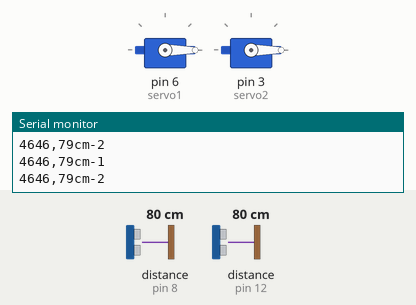
Recording of a sketch running on a simulated Arduino Uno, built with avr-gcc and run on an emulated ATmega328P. Shown: 2 × servo, the last lines printed to the serial monitor. Wiring (inferred from the names in the program): 2 × ultrasonic range finder: trigger pin 10, echo pin 8 / trigger pin 11, echo pin 12. The inputs (shaded band) are chosen by the test bench; at power-on: distance to the obstacle (sensors on pin 12, pin 8) 80 cm. The echo pulse lasts 58.3 µs per cm.

Above: at 2.3 s.
2.4 s: distance to the obstacle (sensor on pin 12) set to 55 cm
3.9 s: distance to the obstacle (sensor on pin 12) set to 46 cm
At 6.0 s:
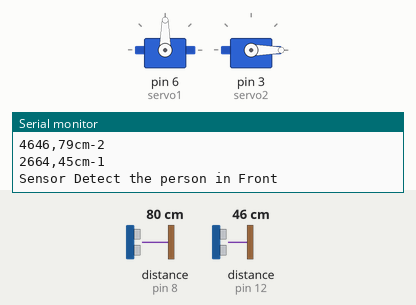
8.1 s: distance to the obstacle (sensor on pin 8) set to 55 cm
12.1 s: distance to the obstacle (sensor on pin 8) set to 46 cm
At 17.0 s:
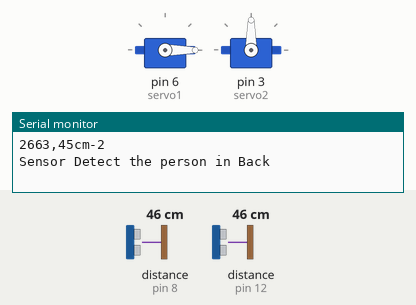
Timing chart, 0 to 17.3 s (numbered marks = the images above; inputs shaded):
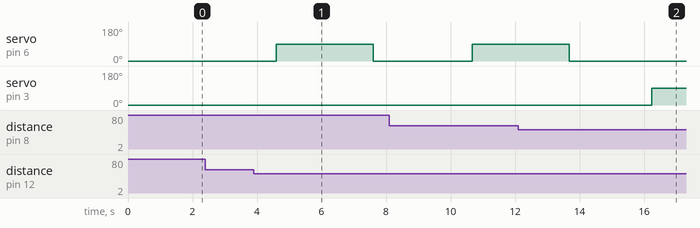

The sketch:

CountStudents.ino
```cpp
#include <Servo.h>

int trigpin1 = 11;
int echopin1 = 12;
int trigpin2 = 10;
int echopin2 = 8;
long duration1, cm1 , duration2, cm2;
int freeslots, maxslots = 3;

Servo servo1, servo2;

int count = 0;

//bool servo1.write(90) = true;
//bool servo2.write(90) = true;


void setup() {
  //for detect person

  Serial.begin(9600);
  pinMode(trigpin1, OUTPUT);
  pinMode(echopin1, INPUT);
  pinMode(trigpin2, OUTPUT);
  pinMode(echopin2, INPUT);

  //for servor moter enterence

  servo1.attach(6);
  servo1.write(0);


  servo2.attach(3);
  servo2.write(0);

  Serial.begin (9600);

  digitalWrite(trigpin1, LOW);
  delayMicroseconds(5);

  digitalWrite(trigpin2, LOW);
  delayMicroseconds(5);


}

void loop() {

  delay(500);

  digitalWrite(trigpin1, HIGH);
  delayMicroseconds(10);
  digitalWrite(trigpin1, LOW);

  duration1 = pulseIn(echopin1, HIGH);

  cm1 = (duration1 / 2) / 29.1;

  Serial.print(duration1);
  Serial.print(",");

  Serial.print(cm1);
  Serial.print("cm-1 ");
  Serial.println();


  if (count < maxslots) {

    if (cm1 <= 50) {
      Serial.println("Sensor Detect the person in Front");


      delay(50);          // wait for sensors to stabilize
      servo1.write(90);
      delay(3000);//servo moter aka pallehata ena aka ta kalaya(Uda redila tina)
      if (cm1 <= 50) {
        count += 1;
        Serial.print(count);
        Serial.print("Students In this Time ");
        Serial.println();

        freeslots = maxslots - count;
        Serial.print(freeslots);
        Serial.print(" Students can Enterd the Swimming Pool this Time ");
        Serial.println();

      }

      servo1.write(0);
      delay(2000);

    }
  }


  delay(500);

  digitalWrite(trigpin2, HIGH);
  delayMicroseconds(10);
  digitalWrite(trigpin2, LOW);

  duration2 = pulseIn(echopin2, HIGH);

  cm2 = (duration2 / 2) / 29.1;

  Serial.print(duration2);
  Serial.print(",");

  Serial.print(cm2);
  Serial.print("cm-2 ");
  Serial.println();


  //Studentsla akkenk ho ita wada pool ake innawanm witari meka weda karanne
  if (count > 0) {
    if (cm2 <= 50) {
      Serial.println("Sensor Detect the person in Back");


      delay(50);          // wait for sensors to stabilize
      servo2.write(90);
      delay(3000);//servo moter aka pallehata ena aka ta kalaya(Uda redila tina)
      if (cm2 <= 50) {
        count -= 1;
        Serial.print(count);
        Serial.print("Students In this Time ");
        Serial.println();

        freeslots = maxslots - count;
        Serial.print(freeslots);
        Serial.print(" Students can Enterd the Swimming Pool this Time ");
        Serial.println();


      }

      servo2.write(0);
      delay(2000);


    }


  }
  if (count >= maxslots) {
    Serial.print("The Swimming Pool is full In this Time ");
    Serial.println();
  }

}
```

Measured:
- the behaviour switches between 52 and 51 cm on distance to the obstacle (sensor on pin 12) (found by bisection; images 0 and 1)
- the behaviour switches between 52 and 51 cm on distance to the obstacle (sensor on pin 8) (found by bisection; images 1 and 2)
- after the input at 3.9 s, servo on pin 6 (servo1): 0° → 90° after 0.70 s, → 0° 3.0 s later
- after the input at 12.1 s, servo on pin 6 (servo1): goes on until 13.7 s, then stays 0°; servo on pin 3 (servo2): 0° → 90° after 4.1 s
